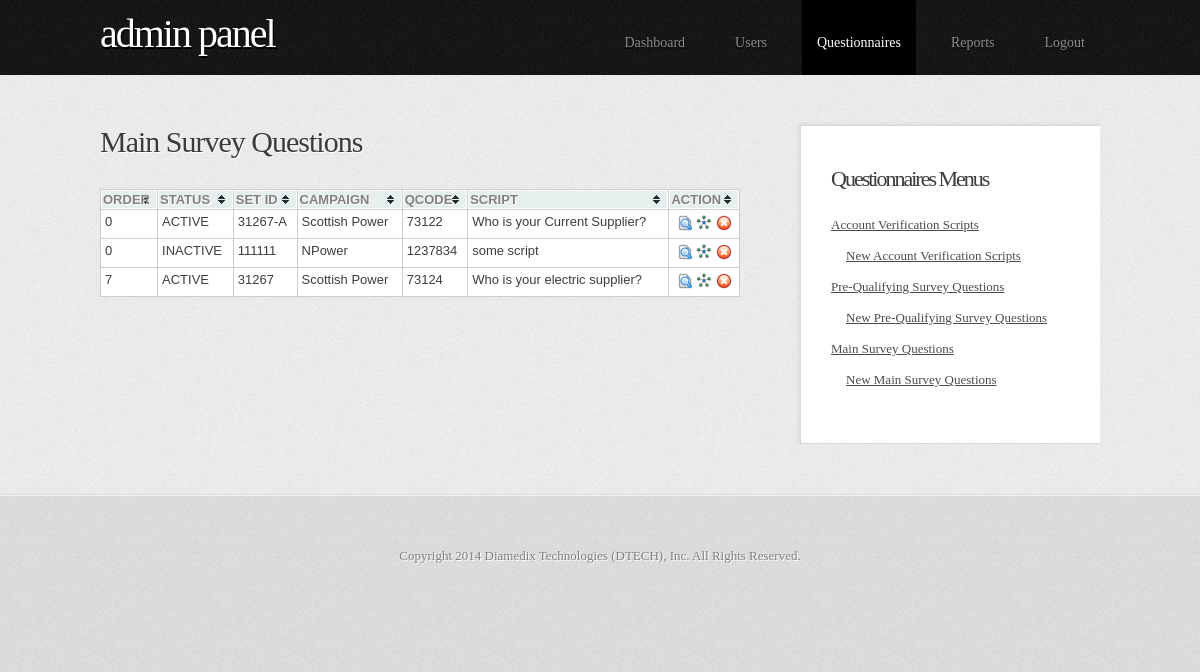
The app's page /index.php/questionnaires/qm_main_lists (signed in), older data.
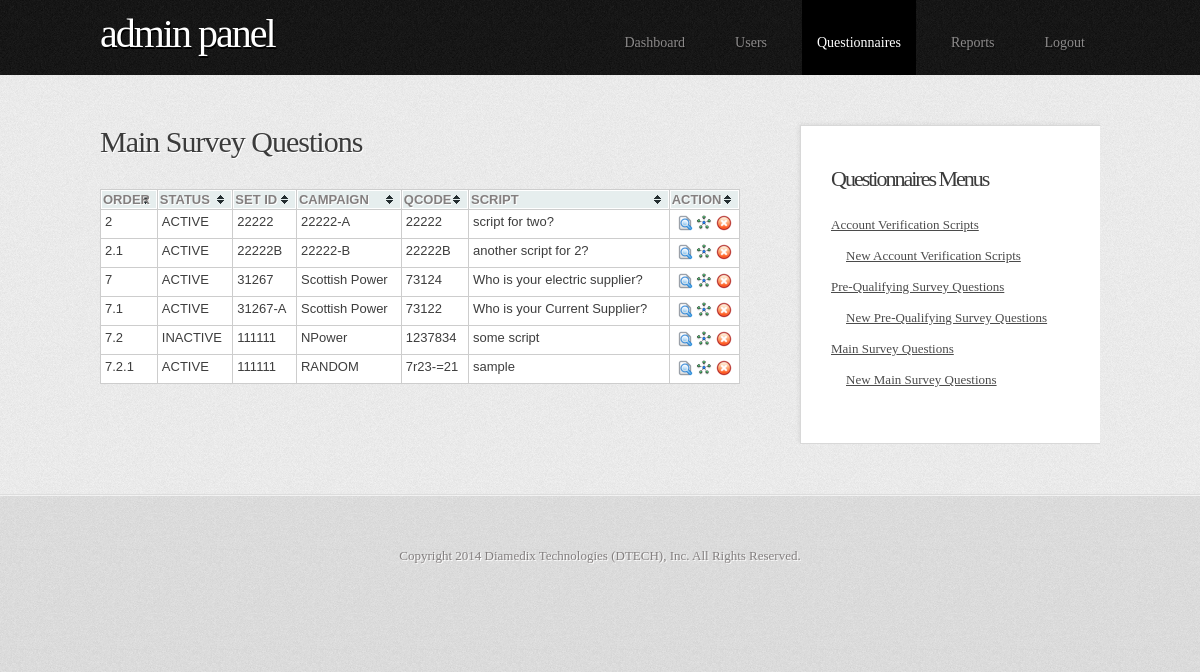
The same page, newer data.
### tables this page shows
CREATE TABLE IF NOT EXISTS `dq_survey_questions` (
  `survey_question_id` int(20) NOT NULL AUTO_INCREMENT,
  `set_id` text NOT NULL,
  `qcode` text NOT NULL,
  `campaign` text NOT NULL,
  `order` text NOT NULL,
  `type` enum('basic','main') NOT NULL DEFAULT 'basic',
  `question` text NOT NULL,
  `points` int(3) NOT NULL DEFAULT '1',
  `options` text NOT NULL COMMENT 'This contains the possible options for the questions and must be in JSON format',
  `parent_rules` enum('t','f') NOT NULL DEFAULT 'f',
  `dependent` int(20) NOT NULL COMMENT 'if this is the child of a parent rule, the value must point to the id of the parent questionnaie',
  `cap_type` enum('capped','uncapped') NOT NULL DEFAULT 'capped',
  `cap` int(10) NOT NULL,
  `status_id` int(11) NOT NULL DEFAULT '1',
  `effectivity_date` date NOT NULL,
  `remarks` text NOT NULL,
  `created` datetime NOT NULL,
  `modified` datetime NOT NULL,
  PRIMARY KEY (`survey_question_id`)
);

CREATE TABLE IF NOT EXISTS `dq_survey_question_status` (
  `status_id` int(2) NOT NULL AUTO_INCREMENT,
  `status` varchar(30) NOT NULL,
  `mark` int(11) NOT NULL,
  PRIMARY KEY (`status_id`)
);

### system/application/controllers/questionnaires.php (called while the page is built, shortened)
<?php
class Questionnaires extends Controller {
	function Questionnaires()
	{
		$this->load->helper('url');
		$this->load->model('crm_model');
		$this->load->model('qm_model');
	}
	function qm_main_lists(){
		$data['page_side'] = "side/questionnaires";
		$data['page_view'] = "questionnaires_main_lists";
		$data['questionnaires'] = "active";
		$data['lists'] = $this->qm_model->main_survey_lists();
		$this->load->view('template_main', $data);
	}
}

### system/codeigniter/CodeIgniter.php (called while the page is built, shortened)
<?php  if ( ! defined('BASEPATH')) exit('No direct script access allowed');
$EXT =& load_class('Hooks');
$EXT->_call_hook('pre_system');
$URI =& load_class('URI');
$RTR =& load_class('Router');
$method = $RTR->fetch_method();
$EXT->_call_hook('pre_controller');
$CI = new $class();
if ($RTR->scaffolding_request === TRUE)
{
	if ($EXT->_call_hook('scaffolding_override') === FALSE)
	{
		$CI->_ci_scaffolding();
	}
}
else
{
	if (method_exists($CI, '_remap'))
	{
		$CI->_remap($method);
	}
	else
	{
		call_user_func_array(array(&$CI, $method), array_slice($URI->rsegments, 2));
	}
}

### index.php (called while the page is built, shortened)
<?php
require_once BASEPATH.'codeigniter/CodeIgniter'.EXT;

### system/codeigniter/Base5.php (called while the page is built)
<?php  if ( ! defined('BASEPATH')) exit('No direct script access allowed');
class CI_Base {
	private static $instance;
	public function CI_Base()
	{
		self::$instance =& $this;
	}
	public static function &get_instance()
	{
		return self::$instance;
	}
}
function &get_instance()
{
	return CI_Base::get_instance();
}

### system/application/models/qm_model.php (called while the page is built, shortened)
<?php
class qm_model extends model {
	public $survey = "dq_survey_questions";
	public $status = "dq_survey_question_status";
	public $main = "main";
	function main_survey_lists(){
		$this->db->from($this->survey);
		$this->db->join($this->status,"$this->status.status_id = $this->survey.status_id", "LEFT");
		$this->db->where("type", $this->main);
		$this->db->order_by('order', 'ASC');
		return $this->db->get()->result();
	}
}

### system/codeigniter/Common.php (called while the page is built, shortened)
<?php  if ( ! defined('BASEPATH')) exit('No direct script access allowed');
function &get_config()
{
	static $main_conf;
	if ( ! isset($main_conf))
	{
		$main_conf[0] =& $config;
	}
	return $main_conf[0];
}

### system/application/config/config.php (called while the page is built)
<?php  if ( ! defined('BASEPATH')) exit('No direct script access allowed');
$config['base_url']	= "http://localhost/QM";
$config['index_page'] = "index.php";
$config['uri_protocol']	= "AUTO";
$config['url_suffix'] = "";
$config['language']	= "english";
$config['charset'] = "UTF-8";
$config['enable_hooks'] = FALSE;
$config['subclass_prefix'] = 'MY_';
$config['permitted_uri_chars'] = 'a-z 0-9~%.:_\-';
$config['enable_query_strings'] = FALSE;
$config['controller_trigger'] 	= 'c';
$config['function_trigger'] 	= 'm';
$config['directory_trigger'] 	= 'd';
$config['log_threshold'] = 0;
$config['log_path'] = '';
$config['log_date_format'] = 'Y-m-d H:i:s';
$config['cache_path'] = '';
$config['encryption_key'] = "";
$config['sess_cookie_name']		= 'ci_session';
$config['sess_expiration']		= 7200;
$config['sess_encrypt_cookie']	= FALSE;
$config['sess_use_database']	= FALSE;
$config['sess_table_name']		= 'ci_sessions';
$config['sess_match_ip']		= FALSE;
$config['sess_match_useragent']	= TRUE;
$config['sess_time_to_update'] 	= 300;
$config['cookie_prefix']	= "";
$config['cookie_domain']	= "";
$config['cookie_path']		= "/";
$config['global_xss_filtering'] = FALSE;
$config['compress_output'] = FALSE;
$config['time_reference'] = 'local';
$config['rewrite_short_tags'] = FALSE;
$config['proxy_ips'] = '';

### system/application/views/questionnaires_main_lists.php (the view, shortened to what this page needs)
  <h2>Main Survey Questions</h2>
<table cellspacing="1" class="tablesorter">
    <thead>
	    <tr>
		    <th>ORDER</th>
		    <th>STATUS</th>
		    <th>SET ID</th>
		    <th>CAMPAIGN</th>
		    <th>QCODE</th>
		    <th>SCRIPT</th>
		    <th>ACTION</th>
	    </tr>
    </thead>
    <tbody>
	<?php if(!empty($lists)){?>
	    <?php foreach($lists as $l){?>
		<tr>
			<td><?php echo $l->order; ?></td>
			<td><?php echo $l->status; ?></td>
			<td><?php echo $l->set_id; ?></td>
			<td><?php echo $l->campaign; ?></td>
			<td><?php echo $l->qcode; ?></td>
			<td><?php echo $l->question; ?></td>
			<td>
			    <center>
				<img id = "<?php echo $l->survey_question_id ?>" class = "view" src="<?php echo base_url()?>images/view16.png">
				<img style = "width:16px;" id = "<?php echo $l->survey_question_id ?>" class = "child" src="<?php echo base_url()?>images/child.png">
				<img id = "<?php echo $l->survey_question_id ?>" class = "delete" src="<?php echo base_url()?>images/delete16.png">
			    </center>
			</td>
		</tr>
	    <?php } ?>
	<?php } ?>
    </tbody>
   </table>

### system/application/views/template_main.php (shortened to what this page needs)
<!DOCTYPE html>
<html>
<head>
	<link href="<?php echo base_url(); ?>css/admin.css" rel="stylesheet" type="text/css" media="all" />
	<link rel="stylesheet" href="<?php echo base_url(); ?>css/start/jquery-ui-1.9.2.custom.css" type="text/css">
	<link rel="stylesheet" href="<?php echo base_url(); ?>css/start/jquery-ui-1.9.2.custom.min.css" type="text/css">
	<link rel="stylesheet" href="<?php echo base_url(); ?>css/tablesorter/themes/blue/style.css" type="text/css" media="print, projection, screen" />
</head>
<body>
	<div id="wrapper">
		<div id="wrapper-bgtop">
			<div id="header-wrapper">
				<?php $this->load->view('template/header');?>
			</div>
			<div id="page" class="container">
				<div id="content">
					<div>
						<?php $this->load->view($page_view);?>
					</div>
				</div>
				<?php if(isset($page_side)){ ?>
					<div id="sidebar">
						<div class="sidebar-box">
							<?php $this->load->view($page_side);?>
						</div>
					</div>
				<?php } ?>
			</div>
		</div>
	</div>
	<div id="footer">
		<?php echo $this->load->view('template/footer');?>
	</div>
</body>
</html>

### system/application/views/template/header.php
<div id="header">
	<div id="logo">
		<h1><a href="#">Admin Panel</a></h1>
	</div>
	<div id="menu">
		<?php if(!empty($_SESSION[SESSION_NAME])){ ?>
		<ul>
			<li class="<?php echo isset($home)? $home : "" ; ?>"><a href="<?php echo base_url().index_page(); ?>/admin" accesskey="1" title="">Dashboard</a></li>
			<li class="<?php echo isset($users)? $users : "" ; ?>"><a href="<?php echo base_url().index_page(); ?>/users" accesskey="2" title="">Users</a></li>
			<li class="<?php echo isset($questionnaires)? $questionnaires : "" ; ?>"><a href="<?php echo base_url().index_page(); ?>/questionnaires" accesskey="3" title="">Questionnaires</a></li>
			<li class="<?php echo isset($reports)? $reports : "" ; ?>"><a href="<?php echo base_url().index_page(); ?>/reports" accesskey="4" title="">Reports</a></li>
			<li><a href="<?php echo base_url().index_page(); ?>/control/logout" accesskey="4" title="">Logout</a></li>
		</ul>
		<?php } ?>
	</div>
</div>

### system/application/views/side/questionnaires.php
<h2>Questionnaires Menus</h2>
<ul class="list-style1">
    <li><a  href="<?php echo base_url().index_page()?>/questionnaires/av_lists">Account Verification Scripts</a></li>
    <li style = "padding-left:15px;color:maroon;"><a  href="<?php echo base_url().index_page()?>/questionnaires/av/">New Account Verification Scripts</a></li>
    <li><a  href="<?php echo base_url().index_page()?>/questionnaires/qm_basic_lists">Pre-Qualifying Survey Questions</a></li>
    <li style = "padding-left:15px;color:maroon;"><a  href="<?php echo base_url().index_page()?>/questionnaires/qm_basic">New Pre-Qualifying Survey Questions</a></li>
    <li><a  href="<?php echo base_url().index_page()?>/questionnaires/qm_main_lists">Main Survey Questions</a></li>
    <li style = "padding-left:15px;color:maroon;"><a  href="<?php echo base_url().index_page()?>/questionnaires/qm_main">New Main Survey Questions</a></li>
</ul>

### system/application/views/template/footer.php
<p>Copyright 2014 Diamedix Technologies (DTECH), Inc. All Rights Reserved. </p>

### css/admin.css (style rules this page uses)
html, body { height: 100%; }
body { margin: 0px; padding: 0px; background: #D6D6D6 url(../images/body-bg.png) repeat; font-family: 'Arvo', serif; font-size: 13px; color: #837F7F; }
h1, h2, h3 { margin: 0px; padding: 0px; font-family: 'Arvo', serif; font-weight: 400; }
p, ol, ul { margin-top: 0px; }
p, ol { line-height: 190%; }
a { color: #0000FF; }
#wrapper { background: url(../images/page-bg.png) repeat; }
#wrapper-bgtop { overflow: hidden; padding: 0px 0px 50px 0px; }
.container { width: 1000px; margin: 0px auto; }
#header-wrapper { overflow: hidden; height: 75px; background: url(../images/header-wrapper.png) repeat-x left top; }
#header { overflow: hidden; width: 1000px; height: 75px; margin: 0px auto; }
#logo { float: left; width: 300px; height: 75px; }
#logo h1, #logo p { margin: 0px; line-height: normal; }
#logo h1 a { display: block; padding: 10px 0px 0px 0px; letter-spacing: -2px; text-decoration: none; text-shadow: 1px 2px 0px rgba(0,0,0,1); text-transform: lowercase; font-size: 40px; color: #FFFFFF; }
#menu { float: right; }
#menu ul { float: right; margin: 0px; padding: 0px 0px 0px 0px; list-style: none; line-height: normal; }
#menu li { float: left; margin-left: 20px; }
#menu a { display: block; float: left; height: 40px; padding: 35px 15px 0px 15px; text-decoration: none; text-shadow: 1px 2px 0px rgba(0,0,0,.5); font-size: 14px; color: #8C8A8A; }
#menu li.active a { background: #000000; color: #FFFFFF; }
#page { overflow: hidden; padding: 50px 0px 0px 0px; }
#content { float: left; width: 640px; text-shadow: 1px 1px 0px #FFFFFF; }
#content h2 { padding: 0px 0px 20px 0px; letter-spacing: -1px; font-size: 30px; color: #3B3B3B; }
#sidebar { float: right; width: 300px; }
#footer { overflow: hidden; height: 150px; background: url(../images/footer-bg.png) repeat-x left top; }
#footer p { margin: 0px; padding: 50px 0px 0px 0px; text-align: center; text-shadow: 1px 1px 0px #FFFFFF; font-size: 13px; color: #837F7F; }
.sidebar-box { width: 240px; padding: 40px 30px; background-color: #FFFFFF; border: 1px solid #D8D8D8; box-shadow: 0px 0px 5px 0px rgba(0,0,0,.1); }
.sidebar-box h2 { padding: 0px 0px 25px 0px; letter-spacing: -2px; font-size: 22px; color: #3B3B3B; }
.list-style1 { margin: 0px; padding: 0px; list-style: none; }
.list-style1 li { padding: 0px 0px 15px 0px; }
.list-style1 a { text-shadow: 1px 1px 0px #FFFFFF; color: #4B4B4B; }
table { width: 100% }
td { vertical-align: top; }

### css/tablesorter/themes/blue/style.css (style rules this page uses)
table.tablesorter { font-family:arial; background-color: #CDCDCD; margin:10px 0pt 15px; font-size: 13px; width: 100%; text-align: left; }
table.tablesorter thead tr th, table.tablesorter tfoot tr th { background-color: #e6EEEE; border: 1px solid #FFF; 3 padding: 13px; }
table.tablesorter thead tr .header { background-image: url(bg.gif); background-repeat: no-repeat; background-position: center right; cursor: pointer; }
table.tablesorter tbody td { color: #3D3D3D; padding: 4px; background-color: #FFF; vertical-align: top; }

Row changes from the older to the newer data that the page shows:
added dq_survey_questions: order "2", status.status "ACTIVE", set "22222", campaign "22222-A", qcode "22222", question "script for two?"
added dq_survey_questions: order "2.1", status.status "ACTIVE", set "22222B", campaign "22222-B", qcode "22222B", question "another script for 2?"
changed dq_survey_questions "Who is your electric supplier?": moves up the list
changed dq_survey_questions "Who is your Current Supplier?": order "0" → "7.1"
changed dq_survey_questions "NPower": order "0" → "7.2"
added dq_survey_questions: order "7.2.1", status.status "ACTIVE", set "111111", campaign "RANDOM", qcode "7r23-=21", question "sample"
